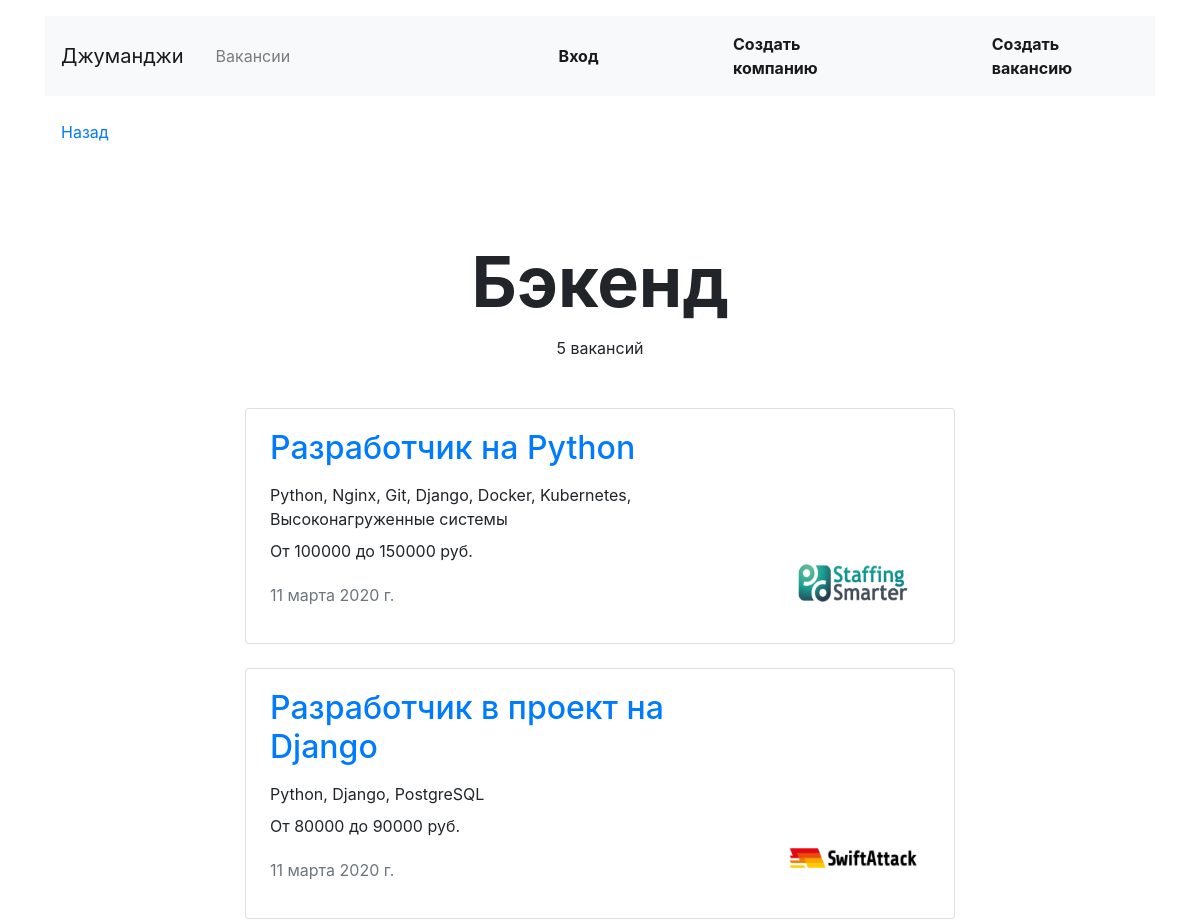
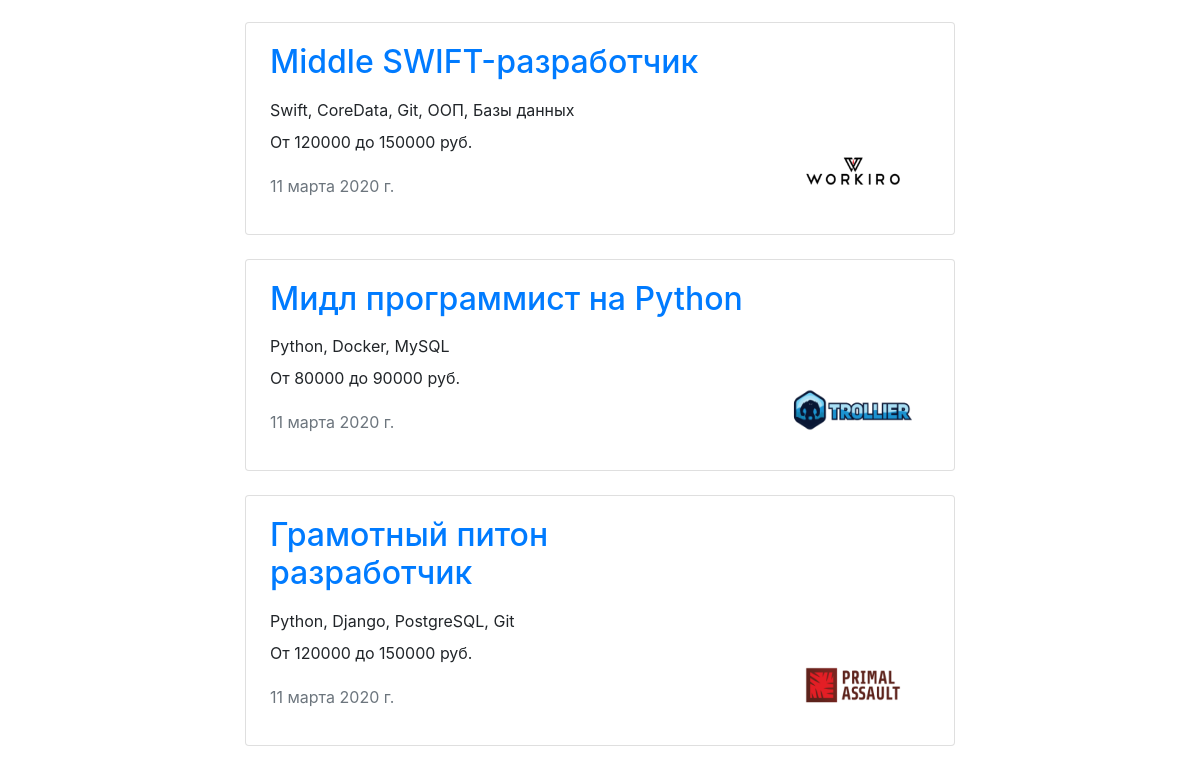
The app's page /vacancies/cat/backend, older data (2 pictures, top to bottom).
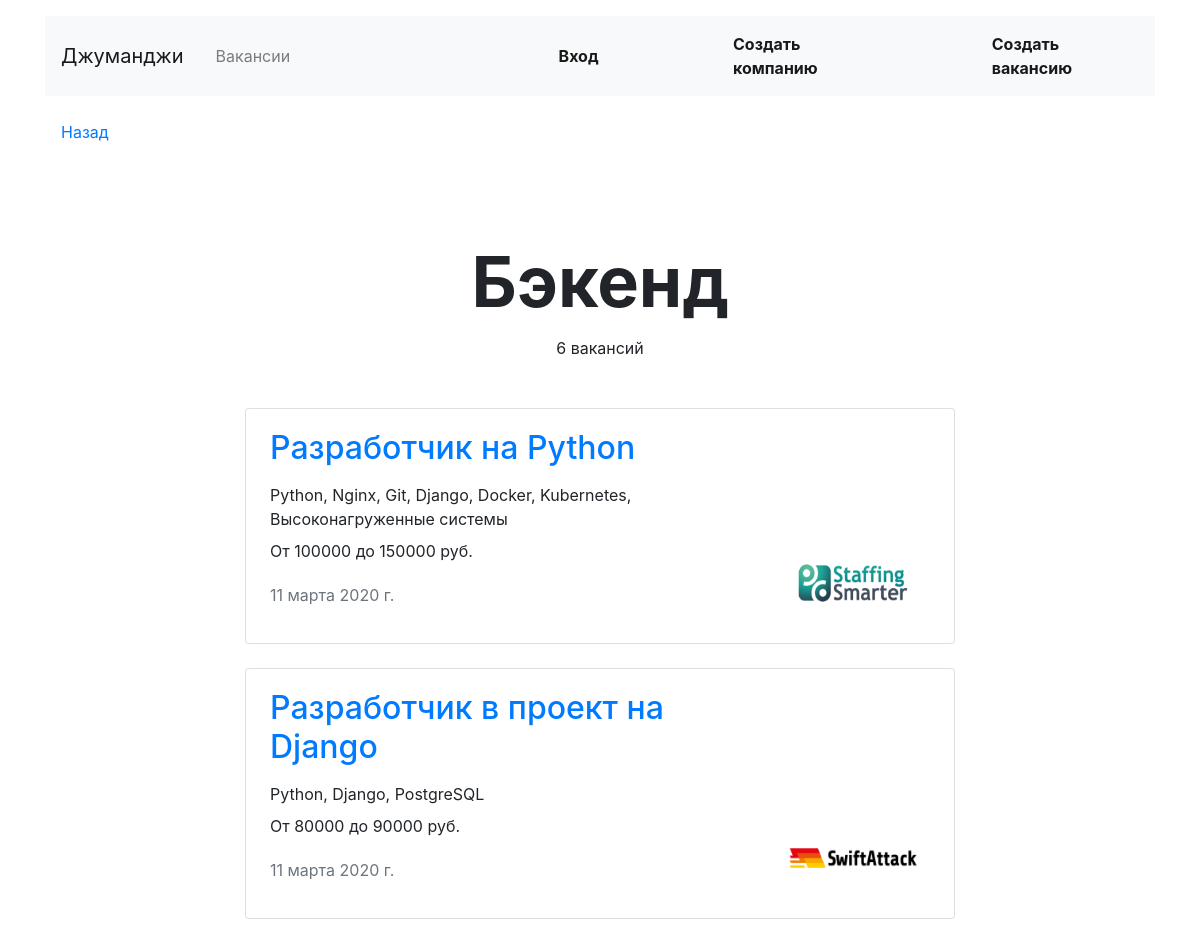
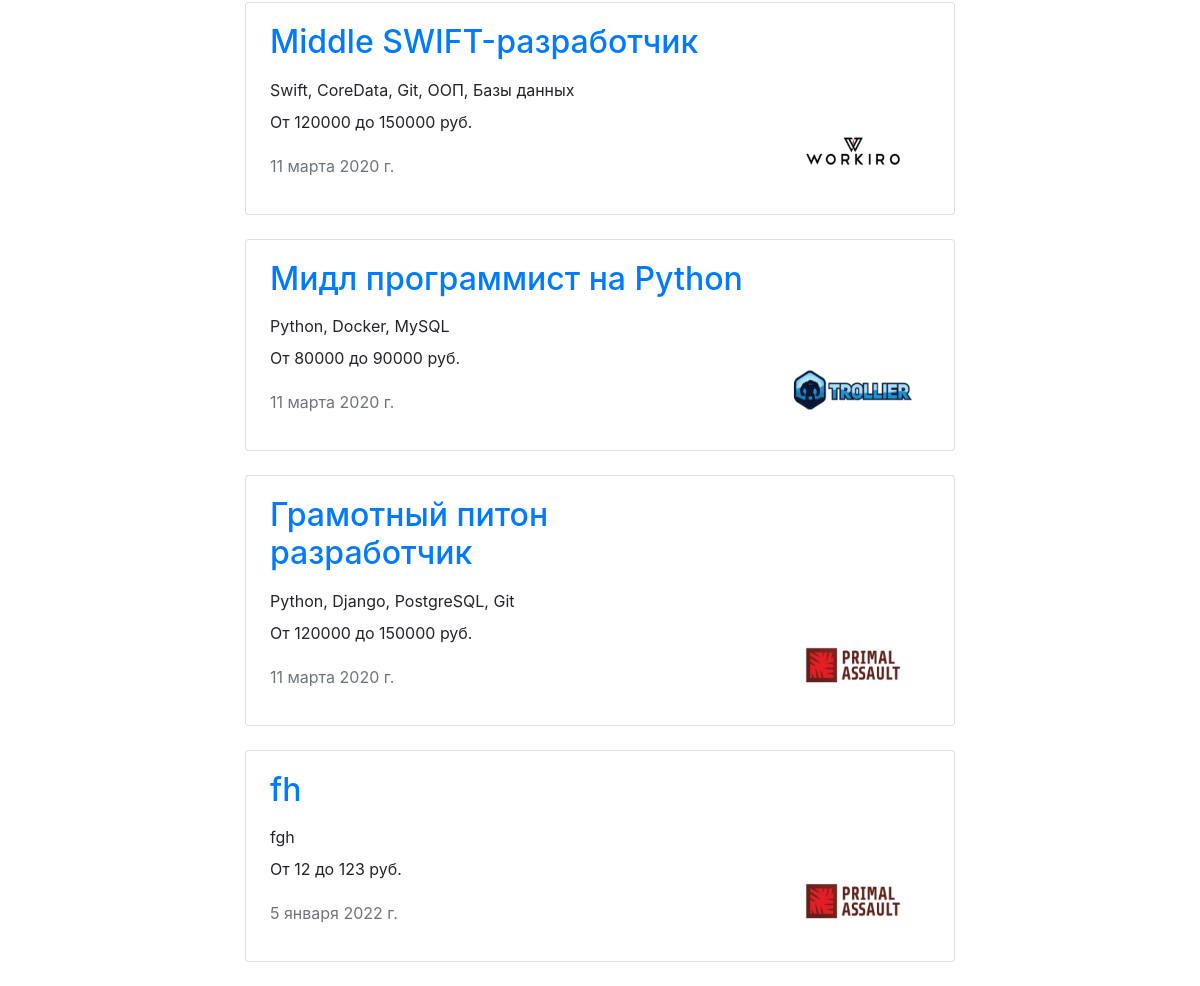
The same page, newer data (2 pictures, top to bottom).
### vacancies/models.py (models this page shows, shortened)
class Specialty(models.Model):
    code = CharField(max_length=200)
    title = CharField(max_length=200)
    picture = models.ImageField(upload_to=MEDIA_SPECIALITY_IMAGE_DIR, height_field='height_field', width_field='width_field')
    height_field = models.PositiveIntegerField(default=80)
    width_field = models.PositiveIntegerField(default=100)

class Vacancy(models.Model):
    title = CharField(max_length=200)
    specialty = ForeignKey('Specialty', on_delete=SET('IT'), related_name="vacancies")
    company = ForeignKey('Company', on_delete=CASCADE, related_name="companies")
    skills = TextField()
    description = TextField()
    salary_min = PositiveIntegerField()
    salary_max = PositiveIntegerField()
    published_at = DateField()

class Company(models.Model):
    name = CharField(max_length=200)
    location = CharField(max_length=200)
    logo = models.ImageField(upload_to=MEDIA_COMPANY_IMAGE_DIR, height_field='height_field', width_field='width_field')
    height_field = models.PositiveIntegerField(default=60)
    width_field = models.PositiveIntegerField(default=100)
    description = TextField()
    employee_count = PositiveIntegerField()
    owner = OneToOneField('auth.User', on_delete=CASCADE, related_name='company', blank=True, null=True)

### vacancies/views.py (the view)
# urls.py: path('vacancies/cat/<str:category_name>', vacancies.vacancies_on_category, name='vacancies_on_category'),
def vacancies_on_category(request, category_name):
    try:
        specialty = Specialty.objects.get(code=category_name)
        vacancies_on_category = Vacancy.objects.filter(specialty=specialty)
        context = {
            'vacancies_on_category': vacancies_on_category,
            'specialty': specialty,
            'number_of_vacancies': len(vacancies_on_category),
        }
        return render(request, 'vacancies_on_category.html', context)
    except Specialty.DoesNotExist or Vacancy.DoesNotExist:
        return redirect(main_view)

### vacancies/templates/vacancies_on_category.html (shortened to what this page needs)
{% extends 'base.html' %}
{% block container %}
  <main class="container mt-3">
    <section>
      <h1 class="h1 text-center mx-auto mt-4 pt-5" style="font-size: 70px;"><strong>{{ specialty.title }}</strong></h1>
      <p class="text-center pt-1">{{ number_of_vacancies }} вакансий</p>
      <div class="row mt-5">
        <div class="col-12 col-lg-8 offset-lg-2 m-auto">
          {% if not vacancies_on_category %}
          <div class="text-center">Нет вакансий</div>
          {% else %}
            {% for vacancy in vacancies_on_category %}
              {% include 'vacancy_summary.html' %}
            {% endfor %}
          {% endif %}
    </section>
  </main>
{% endblock %}

### vacancies/templates/base.html (shortened to what this page needs)
<!DOCTYPE html>
<html lang="ru">
<head>
  <link rel="stylesheet" href="https://stackpath.bootstrapcdn.com/bootstrap/4.3.1/css/bootstrap.min.css">
</head>
<body>
  <header class="container mt-3">
    <nav class="navbar navbar-expand-lg navbar-light bg-light">
      <a class="navbar-brand mr-4" href="/">Джуманджи</a>
      <div class="collapse navbar-collapse justify-content-between" id="navbarNav">
        <ul class="navbar-nav col-2">
          <li class="nav-item">
            <a class="nav-link" href="{% url 'vacancies' %}">Вакансии</a>
          </li>
        </ul>
        <ul class="navbar-nav col-2 justify-content-end">
          <li class="nav-item active">
            {% if user.username %}
              <a href="#" class="nav-link font-weight-bold">{{ user.username }}</a>
            {% else %}
              <a href="/login" class="nav-link font-weight-bold">Вход</a>
            {% endif %}
          </li>
        </ul>
        <ul class="navbar-nav col-2 justify-content-end">
          <li class="nav-item active">
            <a href="{% url 'create_company'%}" class="nav-link font-weight-bold">Создать компанию</a>
          </li>
        </ul>
        <ul class="navbar-nav col-2 justify-content-end">
          <li class="nav-item active">
            <a href="{% url 'create_vacancy'%}" class="nav-link font-weight-bold">Создать вакансию</a>
          </li>
        </ul>
      </div>
    </nav>
  </header>
  <main class="container mt-3">
    <div class="navbar mt-2">
      <p><a href="javascript:history.go(-1)">Назад</a></p>
    </div>
  {% block container %}{% endblock %}
</body>
</html>

### vacancies/templates/vacancy_summary.html
<div class="card mb-4">
    <div class="card-body px-4">
        <div class="row">
        <a href="{% url 'vacancy' vacancy.id %}"><div class="col-12 col-md-8 col-lg-9">
            <h2 class="h2 pb-2">{{ vacancy.title }}</h2>
        </a>
            <p class="mb-2">{{ vacancy.skills }}</p>
            <p>От {{ vacancy.salary_min }} до {{ vacancy.salary_max }} руб.</p>
            <p class="text-muted pt-1">{{ vacancy.published_at }}</p>
        </div>
        <div class="col-12 col-md-4 col-lg-3 d-flex align-items-end">
            <a href="{% url 'company_card' vacancy.company.id %}"><img src="{{ vacancy.company.logo.url }}" width="130" height="80" alt=""></a>
        </div>
        </div>
    </div>
</div>

Row changes from the older to the newer data that the page shows:
added Vacancy: title "fh", skills "fgh", salary_min "12", salary_max "123", published_at "5 января 2022 г.", company.logo (picture)
Text that changed along with them:
{{ number_of_vacancies }}: "5" → "6"
